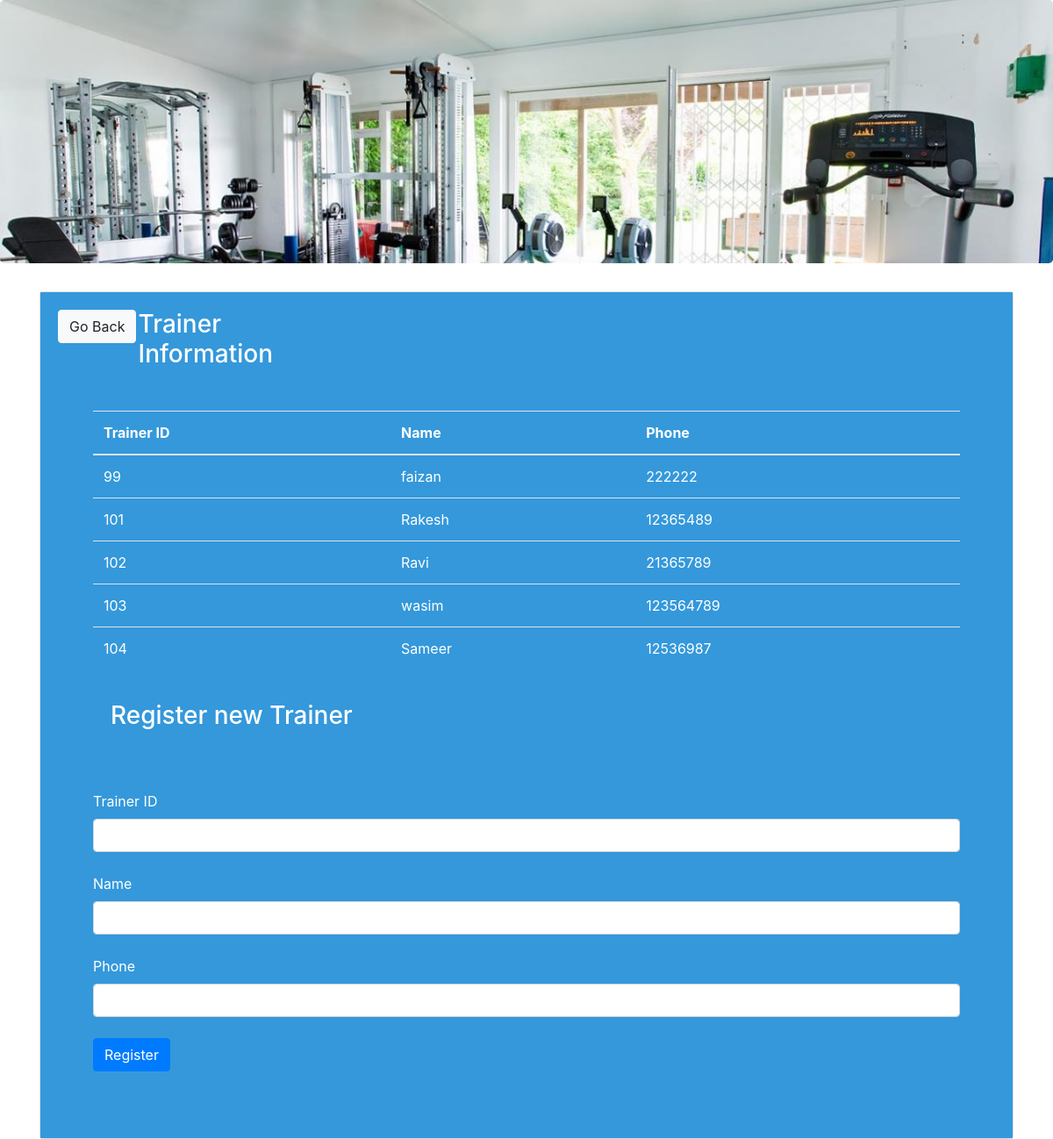
The app's page /trainer.php with its own data.
### tables this page shows
CREATE TABLE IF NOT EXISTS `trainer` (
  `Trainer_id` int NOT NULL,
  `Name` varchar(40) NOT NULL,
  `phone` int NOT NULL,
  PRIMARY KEY (`Trainer_id`)
);

### func.php (the view, shortened to what this page needs)
<?php
$con = mysqli_connect("localhost", "root", "", "gymlogin");
function get_trainer()
{
    global $con;
    $query = "SELECT * FROM trainer";
    $result = mysqli_query($con, $query);
    while ($row = mysqli_fetch_array($result)) {
        $Trainer_id = $row['Trainer_id'];
        $Name = $row['Name'];
        $phone = $row['phone'];
        echo "<tr>
            <td>$Trainer_id</td>
            <td>$Name</td>
            <td>$phone</td>
        </tr>";
    }
}
?>

### trainer.php (shortened to what this page needs)
<!DOCTYPE html>
<?php include("func.php");?>
<html>
<head>
	 <link rel="stylesheet" href="https://maxcdn.bootstrapcdn.com/bootstrap/4.0.0-beta/css/bootstrap.min.css">
</head>
<body>
<div class="jumbotron" style="background: url('images/2.jpg') no-repeat;background-size: cover;height: 300px;"></div>
 <div class="container">
<div class="card">
     <div class="card-body" style="background-color:#3498DB;color:#ffffff;">
         <div class="row">
             <div class="col-md-1">
    <a href="admin-panel.php" class="btn btn-light ">Go Back</a>
             </div>
             <div class="col-md-3"><h3> Trainer Information</h3></div>
             <div class="col-md-8">
                 </div></div></div>
     <div class="card-body" style="background-color:#3498DB;color:#ffffff;">
         <div class="card-body">
    <table class="table table-hover">
        <thead>
     <tr>
            <th>Trainer ID</th>
            <th>Name</th>
         <th>Phone</th>
        </tr>
        </thead>
        <tbody>
          <?php get_trainer(); ?>
        </tbody>
    </table>
    <div class="card-body" style="background-color:#3498DB;color:FFFFFF;">
                <h3>Register new Trainer</h3>
                </div>
                <div class="card-body"></div>
                <form class="form-group" action="func.php" method="post">
                <label>Trainer ID</label>
<input type="text" name="Trainer_id" class="form-control"><br>
 <label>Name</label>
                    <input type="text" name="Name" class="form-control"><br>
                    <label>Phone</label>
<input type="text" name="phone" class="form-control"><br>
<input type="submit" class="btn btn-primary" name="tra_submit" value="Register">
     </div>
    </div>
    </div>
    </div>
    </body>
</html>

### records on screen
trainer: Trainer_id "99", Name "faizan", phone "222222"
trainer: Trainer_id "101", Name "Rakesh", phone "12365489"
trainer: Trainer_id "102", Name "Ravi", phone "21365789"
trainer: Trainer_id "103", Name "wasim", phone "123564789"
trainer: Trainer_id "104", Name "Sameer", phone "12536987"
